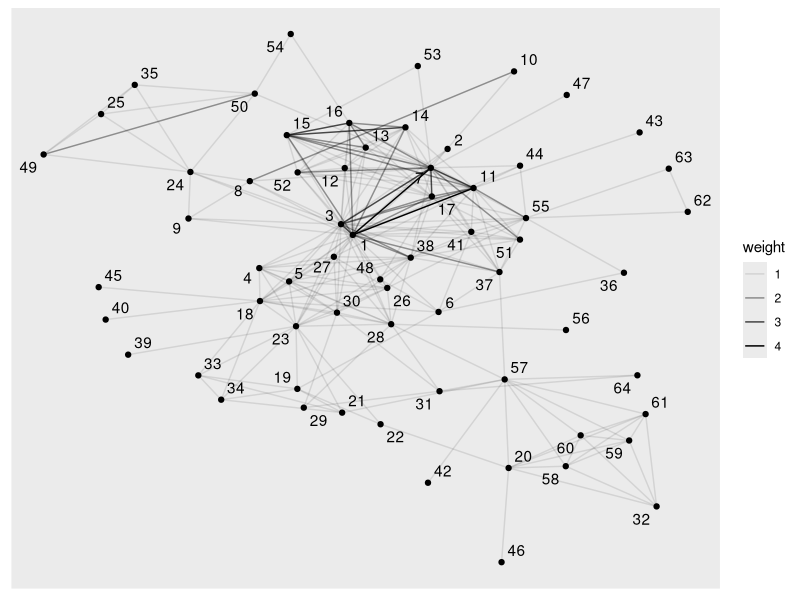
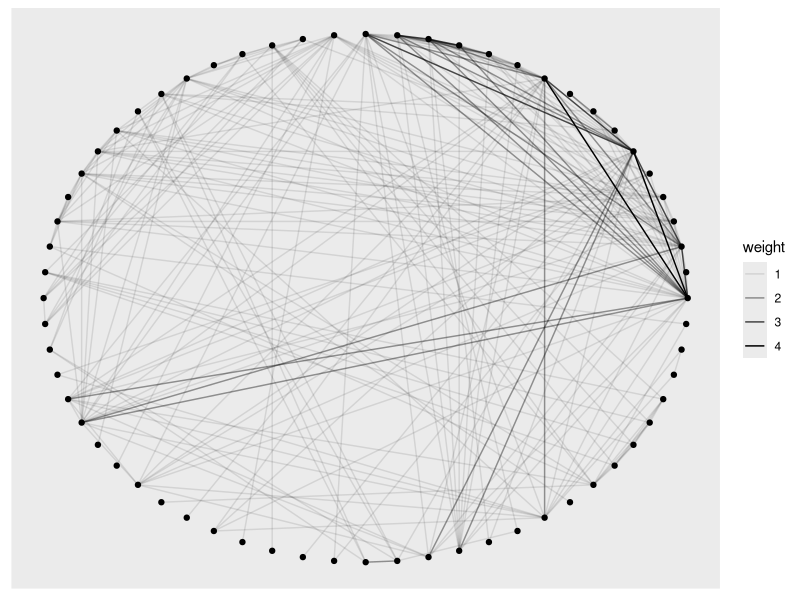
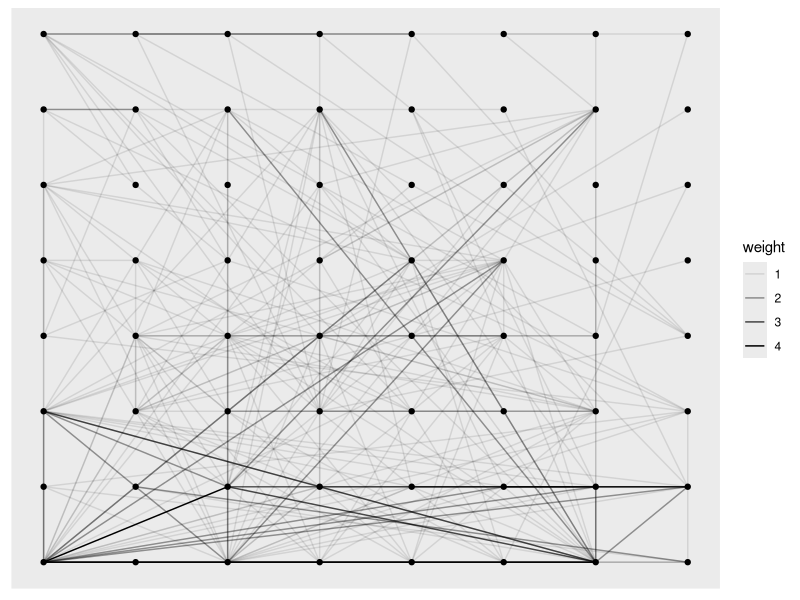
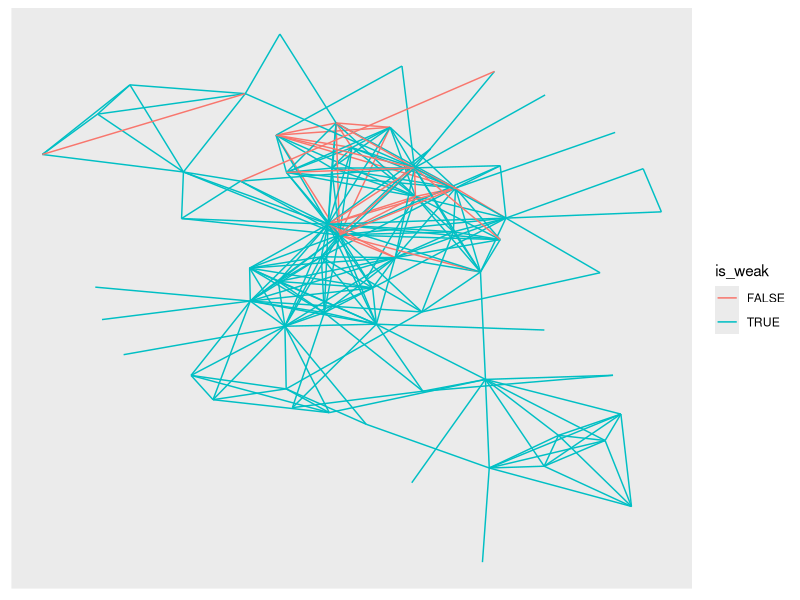
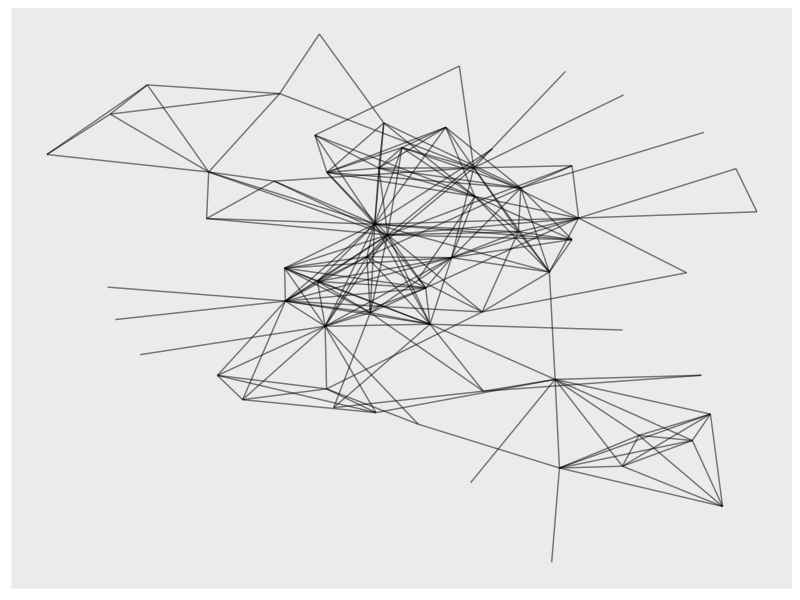
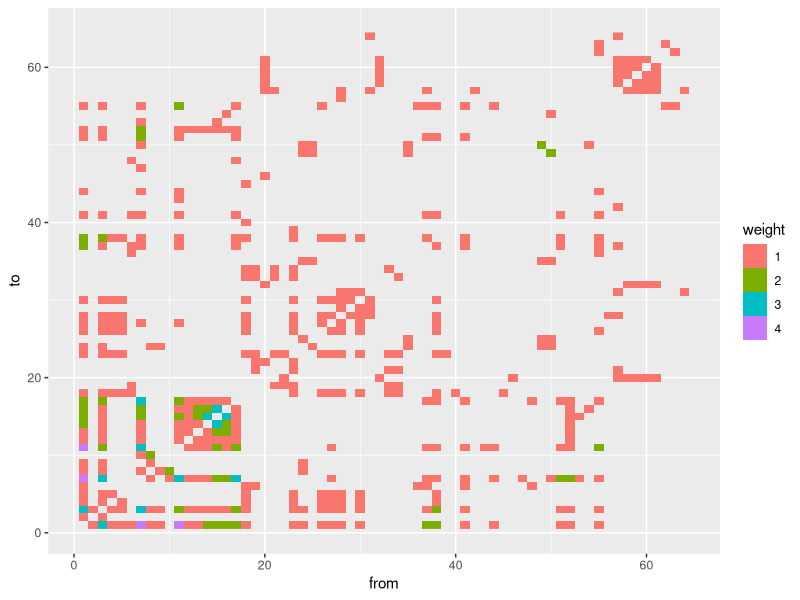

Reproduce these figures in R, in order.
# Load packages
library(tidyverse)
library(igraph)
library(ggraph)

# Read the nodes file into the variable nodes
nodes <- read_csv("data/nodes.csv")

# Read the ties file into the variable ties
ties <- read_csv("data/ties.csv")

# Print nodes
nodes # 64 nodes


# Print ties
ties # 243 ties

# Make the network from the data frame ties and print it
g <- graph_from_data_frame(ties, directed = FALSE, vertices = nodes)
g

# Make the network from the data frame ties and print it
g <- graph_from_data_frame(ties, directed = FALSE, vertices = nodes)
g

# Explore the set of nodes


# Print the number of nodes
V(g)

# Explore the set of ties
E(g)
vcount(g)

# Print the number of ties
ecount(g)

# Give the name "Madrid network" to the network 
g$name <- "Madrid network"
g$name

# Add node attribute id and print the node `id` attribute
V(g)$id <- seq(1, vcount(g))
V(g)$id

# Print the tie `weight` attribute
E(g)$weight

############################
# Initial data vizualization
############################

# Visualize the network with the Kamada-Kawai layout 
ggraph(g, layout = "with_kk") + 
  # Add an edge link geometry mapping transparency to weight 
  geom_edge_link(aes(alpha = weight)) + 
  # Add a node point geometry
  geom_node_point() +
  # Add a node text geometry, mapping label to id and repelling
  geom_node_text(aes(label = id), repel = TRUE)

# The network has a typical core-periphery structure, with a densely knitted center and a sparser periphery around it.

# Visualize the network in a circular layout
ggraph(g, layout = "in_circle") + 
  # Map tie transparency to its weight
  geom_edge_link(aes(alpha = weight)) + 
  geom_node_point()

# Visualize the network in a circular layout
ggraph(g, layout = "on_grid") + 
  # Map tie transparency to its weight
  geom_edge_link(aes(alpha = weight)) + 
  geom_node_point()


#####################
# Centrality measures
#####################

# Find the most connected terrorists of the train bombing network using degree centrality:

nodes_with_centrality <- nodes %>%
  # Add a column containing the degree of each node
  mutate(degree = degree(g)) %>%
  # Arrange rows by descending degree
  arrange(desc(degree))

# See the result
nodes_with_centrality

# The ranking leader, Jamal Zougam, was in fact directly involved in the bombings and was one of the first to be arrested.

# Find the most strongly connected terrorists of the train bombing network using strength centrality:

nodes_with_centrality <- nodes %>%
  mutate(
    degree = degree(g),
    # Add a column containing the strength of each node
    strength = strength(g)
  ) %>%
  # Arrange rows by descending strength
  arrange(desc(strength))

# See the result
nodes_with_centrality

# Add betweenness and closeness

nodes_with_centrality <- nodes %>%
  mutate(
    degree = degree(g),
    # Add a column containing the strength of each node
    strength = strength(g),
    betweenness = betweenness(g),
    closeness = closeness(g)
  ) %>%
  # Arrange rows by descending strength
  arrange(desc(closeness))

# See the result
nodes_with_centrality


#################
# Tie betweenness
#################

# Ties with high betweenness may have considerable influence within a network 
# by virtue of their control over information passing between nodes. 
# Removing them will most disrupt communication between nodes.

# Calculate the reciprocal of the tie weights
dist_weight <- 1 / E(g)$weight

ties_with_betweenness <- ties %>%
  # Add an edge betweenness column weighted by dist_weight
  mutate(betweenness = edge_betweenness(g, weights = dist_weight))

# Review updated ties
ties_with_betweenness

ties_joined <- ties_with_betweenness %>% 
  left_join(nodes, by = c("from" = "id")) %>% 
  left_join(nodes, by = c("to" = "id"))

# Select only relevant variables
ties_selected <- ties_joined %>% 
    select(from, to, name_from = name.x, name_to = name.y, betweenness)

# See the result
ties_selected

ties_selected %>%
  # Arrange rows by descending betweenness
  arrange(desc(betweenness))


# Need to figure out how to add edge betweenness to g

##############################
# Finding strong and weak ties
##############################

tie_counts_by_weight <- ties %>% 
  # Count the number of rows with each weight
  count(weight) %>%
  # Add a column of the percentage of rows with each weight
  mutate(percentage = 100 * n / nrow(ties)) 

# See the result
tie_counts_by_weight

# 88% of the network ties are weak, quite an impressive share!

# Make is_weak TRUE whenever the tie is weak
is_weak <- E(g)$weight == 1

# Check that the number of weak ties is the same as before
sum(is_weak)

ggraph(g, layout = "with_kk") +
  # Add an edge link geom, mapping color to is_weak
  geom_edge_link(aes(color = is_weak))

ggraph(g, layout = "with_kk") + 
  # Map filter to is_weak
  geom_edge_link(aes(filter = is_weak), alpha = 0.5)


#####################
# Connection patterns
#####################

# From previous steps
ties_swapped <- ties %>%
  mutate(temp = to, to = from, from = temp) %>% 
  select(-temp)
ties_bound <- bind_rows(ties, ties_swapped)

# Using ties_bound, plot to vs. from, filled by weight
ggplot(ties_bound, aes(x = from, y = to, fill = factor(weight))) +
  # Add a raster geom
  geom_raster() +
  # Label the color scale as "weight"
  labs(fill = "weight")


# Get the weighted adjacency matrix
A <- as_adjacency_matrix(g, attr = "weight", names = FALSE)

# See the results
A

#####################
# Pearson correlation
#####################
